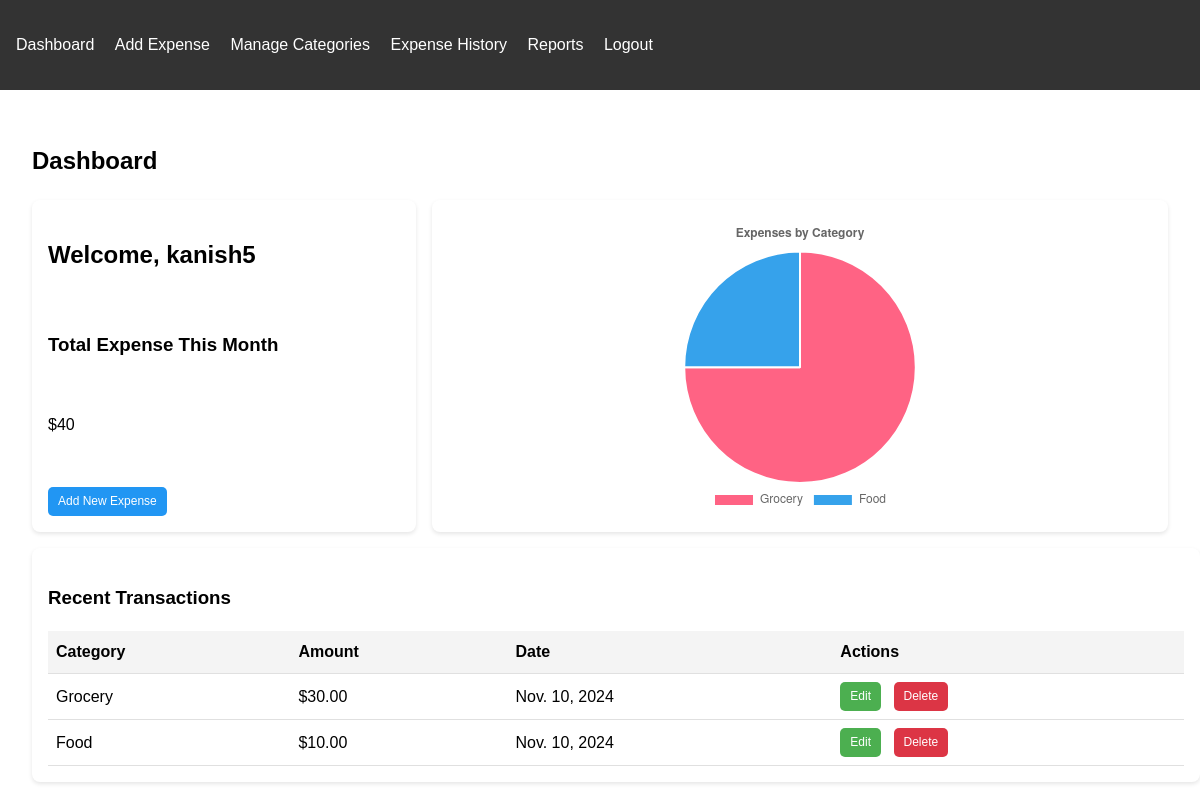
/dashboard/ (signed in), run on the app's committed database.
### expenses/models.py (models this page shows, shortened)
class Expense(models.Model):
    user = models.ForeignKey(User, on_delete=models.CASCADE)
    amount = models.DecimalField(max_digits=10, decimal_places=2)
    category = models.CharField(max_length=100)
    description = models.TextField()
    date = models.DateField()

### expenses/views.py (the view)
# urls.py: path('dashboard/', views.dashboard, name='dashboard'),
@login_required
def dashboard(request):
    current_month = timezone.now().month
    expenses = Expense.objects.filter(user=request.user,
date__month=current_month).order_by('-date', '-id')[:5]
    total_expense = expenses.aggregate(Sum('amount'))['amount__sum'] or 0
    categories = list(expenses.values('category').annotate(total=Sum('amount')))
    chart_labels = [category['category'] for category in categories]
    chart_data = [float(category['total']) for category in categories]
    context = {
        'total_expense': total_expense,
        'expenses': expenses,
        'chart_labels': json.dumps(chart_labels),
        'chart_data': json.dumps(chart_data),
    }
    return render(request, 'expenses/dashboard.html', context)

### templates/expenses/dashboard.html (shortened to what this page needs)
{% extends 'base.html' %}
{% block content %}
<h2>Dashboard</h2>
<div class="dashboard">
    <div class="dashboard-top">
        <div class="total-expense">
            <h2>Welcome, {{ user.username }}</h2>
            <h3>Total Expense This Month</h3>
            <p>${{ total_expense }}</p>
            <a href="{% url 'add_expense' %}" class="btn btn-small btn-add">Add New Expense</a>
        </div>
        <div class="expense-chart">
            <canvas id="expenseChart"></canvas>
        </div>
    </div>
    <div class="recent-transactions">
        <h3>Recent Transactions</h3>
        <table class="expense-table">
            <thead>
                <tr>
                    <th>Category</th>
                    <th>Amount</th>
                    <th>Date</th>
                    <th>Actions</th>
                </tr>
            </thead>
            <tbody>
                {% for expense in expenses %}
                <tr>
                    <td>{{ expense.category }}</td>
                    <td>${{ expense.amount }}</td>
                    <td>{{ expense.date }}</td>
                    <td>
                        <a href="{% url 'edit_expense' expense.id %}" class="btn btn-small btn-edit">Edit</a>
                        <a href="{% url 'delete_expense' expense.id %}" class="btn btn-small btn-danger">Delete</a>
                    </td>
                </tr>
                {% endfor %}
            </tbody>
        </table>
    </div>
</div>
<script>
    document.addEventListener('DOMContentLoaded', function() {
        const ctx = document.getElementById('expenseChart').getContext('2d');
        const labels = {{ chart_labels|safe }};
        const data = {{ chart_data|safe }};
        new Chart(ctx, {
            type: 'pie',
            data: {
                labels: labels,
                datasets: [{
                    data: data,
                    backgroundColor: [
                        '#FF6384', '#36A2EB', '#FFCE56', '#4BC0C0', '#9966FF',
                        '#FF9F40', '#FF6384', '#36A2EB', '#FFCE56', '#4BC0C0'
                    ]
                }]
            },
            options: {
                responsive: true,
                maintainAspectRatio: false,
                plugins: {
                    legend: {
                        position: 'bottom',
                    },
                    title: {
                        display: true,
                        text: 'Expenses by Category'
                    },
                    tooltip: {
                        callbacks: {
                            label: function(context) {
                                let label = context.label || '';
                                if (label) {
                                    label += ': ';
                                }
                                const value = context.parsed;
                                const total = context.dataset.data.reduce((a, b) => a + b, 0);
                                const percentage = Math.round((value / total) * 100);
                                label += `$${value} (${percentage}%)`;
                                return label;
                            }
                        }
                    }
                }
            }
        });
    });
</script>
{% endblock %}

### static/css/styles.css (style rules this page uses)
body { font-family: Arial, sans-serif; line-height: 1.6; margin: 0; padding: 0; }
.dashboard { display: flex; flex-direction: column; gap: 1rem; }
.dashboard-top { display: flex; gap: 1rem; }
.total-expense, .expense-chart, .recent-transactions { background-color: #ffffff; padding: 1rem; border-radius: 8px; box-shadow: 0 2px 4px rgba(0, 0, 0, 0.1); }
.total-expense { flex: 1; display: flex; flex-direction: column; justify-content: space-between; }
.expense-chart { flex: 2; height: 300px; }
.recent-transactions { width: 100%; }
.expense-table { width: 100%; border-collapse: collapse; }
.expense-table th, .expense-table td { padding: 0.5rem; text-align: left; border-bottom: 1px solid #e0e0e0; }
.expense-table th { background-color: #f4f4f4; font-weight: bold; }
.btn { display: inline-block; background-color: #333; color: #fff; padding: 0.5rem 1rem; text-decoration: none; border-radius: 5px; }
.btn-small { padding: 0.25rem 0.5rem; font-size: 0.875rem; }
.btn-edit { background-color: #4CAF50; color: white; margin-right: 0.5rem; }
.btn-danger { background-color: #f44336; color: white; }
.btn-add { background-color: #2196F3; color: white; align-self: flex-start; margin-top: 1rem; }
.btn-small { padding: 5px 10px; font-size: 12px; }
.btn-danger { background-color: #dc3545; color: white; }

### data on the page
Expense: category "Grocery", amount "30.00", date "Nov. 10, 2024"
Expense: category "Food", amount "10.00", date "Nov. 10, 2024"

### other printed values
{{ user.username }} "kanish5"
{{ total_expense }} "40"
chart data {{ chart_labels|safe }} ["Grocery", "Food"]
chart data {{ chart_data|safe }} [30.0, 10.0]
